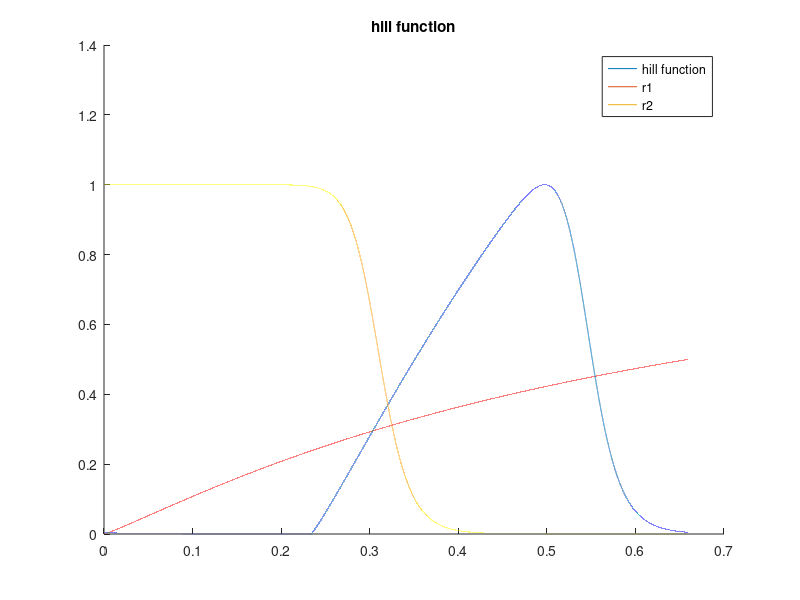

Write the MATLAB code that produced this figure. (Note: this script raises an error after producing the figure.)

% quadrature spacing 
debug = false; 
if debug 
    dt = 5e-5; 
else 
    dt = 5e-6; 
end 

MMHG_TO_CGS = 1333.22368;




historical_3 = true;
if historical_3
    
    HR = 91;
    
    cycle_duration = 60/HR
    
    SV = 71.70;
    LVESV = 56.9; 
    
    % use clinical value 
    Q_goal_ml_per_cycle = SV; 

    ventricular_volume_initial = LVESV;
    
    start_time_in_cycle = 0.1;
    
    % scales the waveform to these values 
    p_systolic_scaling = 113;
    p_diastolic_scaling = 76;
    
    basename_suffix = '_hist_3';
    
else    
    % basic case  
    cycle_duration = 0.8;
    Q_goal_L_per_min = 5.6; 
    ejection_fraction_goal = 0.70;
    
    Q_goal_ml_per_s = Q_goal_L_per_min * 1e3 / 60; 
    Q_goal_ml_per_cycle = Q_goal_ml_per_s * cycle_duration; 


    end_diastolic_volume = Q_goal_ml_per_cycle / ejection_fraction_goal
    ventricular_volume_initial = end_diastolic_volume - Q_goal_ml_per_cycle
    
    % permutes values to start at this time 
    % time arrays still start at zero  
    start_time_in_cycle = 0.15;
    
    basename_suffix = '';
end 
    
base_name = strcat('fourier_coeffs', basename_suffix);




% Poiseuille flow estimate on vessel 
L = 7; % cm 
radius = 1.25; % cm 
mu = 0.04; 
resistance_vessel = 1 / (8 * mu * L / (pi * radius^4))

% resistance mmHg 
resistance_lvot_mmHg = 0.0043; 
resistance_lvot = MMHG_TO_CGS * resistance_lvot_mmHg 

% estimate R ao via flow field differences at approximate peak 
% quite coarse but should not matter 
delta_p_av_mmHg = 7; 
q_av_est = 450; % ml/s
delta_p_av_dynescm2 = delta_p_av_mmHg * MMHG_TO_CGS; 

r_av = delta_p_av_dynescm2 / q_av_est


two_hill = true; 
if two_hill
    % hill function parameters 
    % brown AMBE 2023 
%     tau_1 = 0.0725 * 2 * cycle_duration 
%     tau_2 = 0.4503 * cycle_duration
% 
%     m1 = 2.7463
%     m2 = 21.5683

    if historical_3
        t_shift =  0.23385192232843832
        tau_1 =  0.6593406592937011
        tau_2 =  0.3113109205435497
        m1 =  1.1218639970157647
        m2 =  18.375052673173577
    else 
        t_shift =  0.4080694895094201
        tau_1 =  0.7999999995665112
        tau_2 =  0.37189471760890913
        m1 =  1.0916763390925226
        m2 =  18.491969573464523

    end 



%     g1 = @(t) (t > 0) .* (t./tau_1).^m1; 
%     g2 = @(t) (t > 0) .* (t./tau_2).^m2; 


    g1 = @(t) (t./tau_1).^m1; 
    g2 = @(t) (t./tau_2).^m2; 
    
    r1 = @(t) g1(t) ./ (1 + g1(t)); 
    r2 = @(t) 1 ./ (1 + g2(t)); 
    two_hill_product = @(t) (g1(t) ./ (1 + g1(t))) .* (1 ./ (1 + g2(t))); 

    % broken 
    % two_hill_product_maximum_opt = -fminbnd(@(t) -two_hill_product(t), 0, cycle_duration); 

    % hack opt 
    times_hill = 0:dt:cycle_duration; % linspace(0,cycle_duration,cycle_duration/dt); 
    two_hill_product_maximum = max(two_hill_product(times_hill)); 

    % times_hill = linspace(0,cycle_duration,cycle_duration/dt); 
    
    k_coeff_two_hill = 1 / two_hill_product_maximum; 

    t_shift_hill = t_shift;
    
    % no periodicity handled here 
    % two_hill_function = @(t) k_coeff_two_hill * two_hill_product(t - t_shift_hill); 

    two_hill_function = @(t) k_coeff_two_hill * two_hill_product(mod(t - t_shift_hill,cycle_duration)); 
    
    % two_hill_function = @(t) two_hill_product(t); 

    figure; 
%     plot(times_hill, two_hill_product(times_hill)); 
    hold on    
    plot(times_hill, two_hill_function(times_hill)); 
    
%     plot(times_hill, g1(times_hill))
%     plot(times_hill, max(g1(times_hill), zeros(size(times_hill))) )
%     plot(times_hill, g1(times_hill)/max(abs(g1(times_hill))))
%     plot(times_hill, g2(times_hill)/max(abs(g2(times_hill))))

    plot(times_hill, r1(times_hill))
    plot(times_hill, r2(times_hill))

    % plot(times_hill, two_hill_function_periodic(times_hill)); 
    
    legend('hill function', 'r1', 'r2')
    
    
    title('hill function')
    
end 




table = readtable('pressure_curve_data/Physiologic_Mechanisms_Aortic_Insufficiency_Yellin/PhysiologicMechanismsinAorticInsufficiency_lv_la_ao.csv'); 

times_pressures = table.x; 
pressures_lv_raw = table.pressure_lv; 
pressures_aorta_raw = table.pressure_aorta; 
pressures_la_raw = table.pressure_la; 

pressure_raw_plot = false; 
if pressure_raw_plot
    figure; 
    plot(times_pressures, pressures_lv_raw)
    hold on 
    plot(times_pressures, pressures_la_raw)
    plot(times_pressures, pressures_aorta_raw)
end 

% normalize to cardiac cycle 
% start at zero 
times_pressures_adjusted = times_pressures(:) - times_pressures(1); 

% normalize times to desired cardiac cycle duration, both endpoints are included here 
times_pressures_adjusted = times_pressures_adjusted * cycle_duration / times_pressures_adjusted(end); 


bump_radius = 0.01; % 0.025; 
n_fourier_coeffs = 600; 
plots = false; 
t_mesh_one_cycle = 0:dt:cycle_duration; 
t = 0:dt:cycle_duration; 
% t = 0:dt:(cycle_duration*2); 


[a_0_pressure_lv, a_n_pressure_lv, b_n_pressure_lv, Series_pressure_lv, ~, ~, Series_pressure_lv_derivative] = ... 
    series_and_smooth([times_pressures_adjusted, pressures_lv_raw], dt, bump_radius, n_fourier_coeffs, plots, start_time_in_cycle); 

vals_series_pressure_lv = Series_pressure_lv(t); 
vals_series_pressure_lv_derivative = Series_pressure_lv_derivative(t); 

check_derivatives = false; 
if check_derivatives
    
    fd_derivatives = (Series_pressure_lv(t + dt) - Series_pressure_lv(t - dt)) / (2*dt); 
    
    figure; 
    plot(t, vals_series_pressure_lv_derivative)    
    hold on 
    plot(t, fd_derivatives)
    
    legend('series', 'finite diff derivative')
    
end 

% no time shift here, two hill includes the time shift from optimizer
[a_0_activation_two_hill, a_n_activation_two_hill, b_n_activation_two_hill, Series_activation_two_hill] = ... 
    series_and_smooth([t', two_hill_function(t)'], dt, bump_radius, n_fourier_coeffs, plots); 

vals_series_activation_two_hill = Series_activation_two_hill(t);

figure; 
plot(t, vals_series_activation_two_hill)
hold on 
plot(t', two_hill_function(t)', 'k--')
legend('series', 'inputs')

title('two hill act from series in lv exp data process')

suffix = '_lv_activation_two_hill'
file_name = strcat(base_name, suffix, '.txt'); 
output_series_coeffs_to_txt(a_0_activation_two_hill, a_n_activation_two_hill, b_n_activation_two_hill, n_fourier_coeffs, cycle_duration, file_name); 



% activation pressure proportional to ventricular pressure 
p_lv_activation_threshold = 20; 
activation_data_unscaled = (pressures_lv_raw > p_lv_activation_threshold) .* pressures_lv_raw;
activation_data = activation_data_unscaled / max(activation_data_unscaled);

[a_0_activation, a_n_activation, b_n_activation, Series_activation] = ... 
    series_and_smooth([times_pressures_adjusted, activation_data], dt, bump_radius, n_fourier_coeffs, plots, start_time_in_cycle); 

vals_series_activation = Series_activation(t);


suffix = '_lv_activation'
file_name = strcat(base_name, suffix, '.txt'); 
output_series_coeffs_to_txt(a_0_activation, a_n_activation, b_n_activation, n_fourier_coeffs, cycle_duration, file_name); 

[a_0_pressure_aorta, a_n_pressure_aorta, b_n_pressure_aorta, Series_pressure_aorta, ~, ~, Series_pressure_aorta_derivative] = ...
    series_and_smooth([times_pressures_adjusted, pressures_aorta_raw], dt, bump_radius, n_fourier_coeffs, plots, start_time_in_cycle); 

vals_series_pressure_aorta = Series_pressure_aorta(t); 
vals_series_pressure_aorta_derivative = Series_pressure_aorta_derivative(t); 

if exist('p_systolic_scaling', 'var') && exist('p_diastolic_scaling', 'var') 
    
    p_sys_orig = max(vals_series_pressure_aorta)
    p_dia_orig = min(vals_series_pressure_aorta)
    
    pulse_pressure_orig = p_sys_orig - p_dia_orig
    
    pulse_pressure_goal = p_systolic_scaling - p_diastolic_scaling
    
    pressure_scaling_ao = pulse_pressure_goal / pulse_pressure_orig
    
    pressure_shift_mean = pressure_scaling_ao * p_dia_orig - p_diastolic_scaling;
    
    a_0_pressure_aorta_adjust = pressure_scaling_ao * a_0_pressure_aorta - pressure_shift_mean; 
    a_n_pressure_aorta_adjust = pressure_scaling_ao * a_n_pressure_aorta;
    b_n_pressure_aorta_adjust = pressure_scaling_ao * b_n_pressure_aorta;
        
    aorta_series_no_array = @(t) a_0_pressure_aorta_adjust + sum(a_n_pressure_aorta_adjust .* cos((2*pi/cycle_duration) * (1:n_fourier_coeffs) .* t)' + ...  
                                 b_n_pressure_aorta_adjust .* sin((2*pi/cycle_duration) * (1:n_fourier_coeffs) .* t)' );   

    Series_pressure_aorta_adjust = @(t) arrayfun(aorta_series_no_array, t); 
    
    vals_series_pressure_aorta_adjust = Series_pressure_aorta_adjust(t);

    p_sys_adjust = max(vals_series_pressure_aorta_adjust)
    p_dia_adjust = min(vals_series_pressure_aorta_adjust)
    
    pulse_pressure_adjust = p_sys_adjust - p_dia_adjust
    
    % scale by multiple of aortic systolic pressure 
    pressure_scaling_lv = p_sys_adjust / p_sys_orig
    
    a_0_pressure_lv_adjust = pressure_scaling_lv * a_0_pressure_lv; 
    a_n_pressure_lv_adjust = pressure_scaling_lv * a_n_pressure_lv;
    b_n_pressure_lv_adjust = pressure_scaling_lv * b_n_pressure_lv;
        
    lv_series_no_array = @(t) a_0_pressure_lv_adjust + sum(a_n_pressure_lv_adjust .* cos((2*pi/cycle_duration) * (1:n_fourier_coeffs) .* t)' + ...  
                                 b_n_pressure_lv_adjust .* sin((2*pi/cycle_duration) * (1:n_fourier_coeffs) .* t)' );   

    Series_pressure_lv_adjust = @(t) arrayfun(lv_series_no_array, t); 
    
    vals_series_pressure_lv_adjust = Series_pressure_lv_adjust(t);
    
    figure; 
    plot(t, vals_series_pressure_aorta)
    hold on 
    plot(t, vals_series_pressure_aorta_adjust)
    plot(t, vals_series_pressure_lv)
    plot(t, vals_series_pressure_lv_adjust)
        
    p_lv_max = max(vals_series_pressure_lv)
    p_lv_min = min(vals_series_pressure_lv)
    p_lv_max_adjust = max(vals_series_pressure_lv_adjust)
    p_lv_min_adjust = min(vals_series_pressure_lv_adjust)

    % just reset the arrays 
    a_0_pressure_aorta = a_0_pressure_aorta_adjust;
    a_n_pressure_aorta = a_n_pressure_aorta_adjust;
    b_n_pressure_aorta = b_n_pressure_aorta_adjust;
    Series_pressure_aorta = Series_pressure_aorta_adjust;
    
    a_0_pressure_lv = a_0_pressure_lv_adjust;
    a_n_pressure_lv = a_n_pressure_lv_adjust;
    b_n_pressure_lv = b_n_pressure_lv_adjust;
    Series_pressure_lv_adjust = Series_pressure_lv;
    
    
end 



table_q_mitral = readtable('pressure_curve_data/Physiologic_Mechanisms_Aortic_Insufficiency_Yellin/PhysiologicMechanismsinAorticInsufficiency_fig1_q_mitral.csv'); 
times_q_mitral = table_q_mitral.x; 
q_mitral_raw = table_q_mitral.q_mitral; 

times_q_mitral_adjusted = times_q_mitral - times_q_mitral(1);
times_q_mitral_adjusted = times_q_mitral_adjusted * cycle_duration / times_q_mitral_adjusted(end);

[a_0_q_mitral, a_n_q_mitral, b_n_q_mitral, Series_q_mitral, ~, ~, Series_q_mitral_derivative] = ...
    series_and_smooth([times_q_mitral_adjusted, q_mitral_raw], dt, bump_radius, n_fourier_coeffs, plots, start_time_in_cycle); 


vals_series_q_mitral = Series_q_mitral(t);
vals_series_q_mitral_derivative = Series_q_mitral_derivative(t);

table_q_aorta = readtable('pressure_curve_data/Physiologic_Mechanisms_Aortic_Insufficiency_Yellin/PhysiologicMechanismsinAorticInsufficiency_fig1_q_aorta.csv'); 
times_q_aorta = table_q_aorta.x; 
q_aorta_raw = table_q_aorta.q_aorta; 

times_q_aorta_adjusted = times_q_aorta - times_q_aorta(1);
times_q_aorta_adjusted = times_q_aorta_adjusted * cycle_duration / times_q_aorta_adjusted(end);

[a_0_q_aorta, a_n_q_aorta, b_n_q_aorta, Series_q_aorta, ~, ~, Series_q_aorta_derivative] = ...
    series_and_smooth([times_q_aorta_adjusted, q_aorta_raw], dt, bump_radius, n_fourier_coeffs, plots, start_time_in_cycle); 

vals_series_q_aorta = Series_q_aorta(t);
vals_series_q_aorta_derivative = Series_q_aorta_derivative(t);


% normalize flow rate integrals 
% to be equal and to desired target
q_mitral_cumulative = dt * trapz(vals_series_q_mitral)
q_aorta_cumulative = dt * trapz(vals_series_q_aorta)

scaling_q_mitral = Q_goal_ml_per_cycle / q_mitral_cumulative;
scaling_q_aorta = Q_goal_ml_per_cycle / q_aorta_cumulative;

Series_q_mitral_scaled = @(t) scaling_q_mitral * Series_q_mitral(t);
Series_q_mitral_derivative_scaled = @(t) scaling_q_mitral * Series_q_mitral_derivative(t);

Series_q_aorta_scaled = @(t) scaling_q_aorta * Series_q_aorta(t);
Series_q_aorta_derivative_scaled = @(t) scaling_q_aorta * Series_q_aorta_derivative(t);

% re-compute tables with scaled series 
vals_series_q_mitral_scaled = Series_q_mitral_scaled(t);
vals_series_q_mitral_derivative_scaled = Series_q_mitral_derivative_scaled(t);

vals_series_q_aorta_scaled = Series_q_aorta_scaled(t);
vals_series_q_aorta_derivative_scaled = Series_q_aorta_derivative_scaled(t);

q_mitral_cumulative_scaled = dt * trapz(vals_series_q_mitral_scaled)
q_aorta_cumulative_scaled = dt * trapz(vals_series_q_aorta_scaled)



suffix = '_Q_mi'
file_name = strcat(base_name, suffix, '.txt'); 
output_series_coeffs_to_txt(scaling_q_mitral * a_0_q_mitral, scaling_q_mitral * a_n_q_mitral, scaling_q_mitral * b_n_q_mitral, n_fourier_coeffs, cycle_duration, file_name); 



% cgs units for pressure
Series_pressure_lv_cgs = @(t) MMHG_TO_CGS * Series_pressure_lv(t);
Series_pressure_lv_derivative_cgs = @(t) MMHG_TO_CGS * Series_pressure_lv_derivative(t);
vals_series_pressure_lv_cgs = Series_pressure_lv_cgs(t); 
vals_series_pressure_lv_derivative_cgs = Series_pressure_lv_derivative_cgs(t); 

Series_pressure_aorta_cgs = @(t) MMHG_TO_CGS * Series_pressure_aorta(t);
Series_pressure_aorta_derivative_cgs = @(t) MMHG_TO_CGS * Series_pressure_aorta_derivative(t);
vals_series_pressure_aorta_cgs = Series_pressure_aorta_cgs(t); 
vals_series_pressure_aorta_derivative_cgs = Series_pressure_aorta_derivative_cgs(t); 


vals_ventricular_volume = zeros(size(vals_series_q_aorta)); 
vals_ventricular_volume_deriv = zeros(size(vals_series_q_aorta)); 
vals_ventricular_volume(1) = ventricular_volume_initial;

for j=2:length(vals_ventricular_volume)
    vals_ventricular_volume(j) = vals_ventricular_volume(j-1) + dt * (vals_series_q_mitral_scaled(j) - vals_series_q_aorta_scaled(j)); 
end 

for j=1:length(vals_ventricular_volume)
    vals_ventricular_volume_deriv(j) = vals_series_q_mitral_scaled(j) - vals_series_q_aorta_scaled(j); 
end 

series_plots = true; 

if series_plots
    figure; 
    subplot(4,1,1)
    plot(t, vals_series_pressure_lv)
    hold on 
    plot(t, vals_series_pressure_aorta)

    subplot(4,1,2)
    hold on 
    plot(t, vals_series_q_mitral_scaled)
    plot(t, vals_series_q_aorta_scaled)

    subplot(4,1,3)
    plot(t, vals_ventricular_volume)

    subplot(4,1,4);
    plot(t, vals_series_activation);

    %     figure; 
    %     plot(t, vals_series_pressure_lv_derivative)
    %     hold on 
    %     plot(t, vals_series_pressure_aorta_derivative)
    %     plot(t, vals_series_q_mitral_derivative_scaled)
    %     plot(t, vals_series_q_aorta_derivative_scaled)
    %     plot(t, vals_ventricular_volume_deriv)
    %     title('derivatives')
    %     legend('p lv derivative', 'p aorta derivative', 'q mi derivative', 'q_ao_derivative', 'lv derivative')
end 


run_matlab_zerod = false; 
if run_matlab_zerod
    % run the lpn 
    dt_lpn = 1e-4; 
    n_cycles = 1; 
    t_final = cycle_duration * n_cycles;
    P_ao_initial = 94*MMHG_TO_CGS;
    R_proximal = 83.6698220729; 
    C =  0.00167055364456;
    R_distal = 1287.64596307;

    v_initial = ventricular_volume_initial;


    KERCKHOFFS = true; 

    if KERCKHOFFS 
        Vrd = 26.1; % ml 
        Vrs = 18; % ml

        % parameters from KERCKHOFFS AMBE 2006 
        % lv 
        % note that min compliance is actually the larger value under confusing naming convention 
        C_min_ml_over_kPa = 11.0; 
        C_max_ml_over_kPa = 0.946; 

        % E_min_kPa = 1/C_min_ml_over_kPa; 
        % E_max_kPa = 1/C_max_ml_over_kPa; 

        ML_OVER_KPA_TO_ML_OVER_DYNEPERCM2 = 1e-4; 

        C_min_scaling = 5; 
        C_max_scaling = 5; 

        C_min_ml_over_dynespercm2 = C_min_scaling * C_min_ml_over_kPa * ML_OVER_KPA_TO_ML_OVER_DYNEPERCM2; 
        C_max_ml_over_dynespercm2 = C_max_scaling * C_max_ml_over_kPa * ML_OVER_KPA_TO_ML_OVER_DYNEPERCM2; 

        Emax = 1/C_max_ml_over_dynespercm2
        Emin = 1/C_min_ml_over_dynespercm2

        Emin_mmHg_over_ml = Emin / MMHG_TO_CGS 
        Emax_mmHg_over_ml = Emax / MMHG_TO_CGS

    else 
        error('not implemented');
    end 



    R_av_closed = 100000;
    steepness_av = 0.00001; 


    [times_lpn, P_lv, Q_ao, P_ao, V_lv, R_tanh] = solve_lv_ao_lpn(dt_lpn, t_final, v_initial, Vrd, Vrs, Emax, Emin, ...
                                         Series_q_mitral_scaled, Series_activation, ...
                                         P_ao_initial, R_proximal, C, R_distal, r_av, R_av_closed, steepness_av);
 


    figure;
    subplot(6,1,1)
    plot(t, vals_series_pressure_lv)
    hold on 
    plot(t, vals_series_pressure_aorta)
    plot(times_lpn, P_lv/MMHG_TO_CGS); 
    plot(times_lpn, P_ao/MMHG_TO_CGS);
    xlim([0 max(times_lpn)])

    legend('lv exp', 'ao exp', 'lv lpn', 'ao lpn');


    subplot(6,1,2)
    hold on 
    plot(t, vals_series_q_mitral_scaled)
    plot(t, vals_series_q_aorta_scaled)
    plot(times_lpn, Q_ao)
    xlim([0 max(times_lpn)])
    legend('q mi exp', 'q ao exp', 'q ao lpn')


    subplot(6,1,3)
    plot(times_hill, two_hill_function(times_hill)); 


    subplot(6,1,4)
    plot(t, vals_ventricular_volume)
    hold on 
    plot(times_lpn, V_lv)
    xlim([0 max(times_lpn)])
    legend('V integrated', 'V lpn')

    subplot(6,1,5);
    plot(t, vals_series_activation_two_hill);
    hold on 
    plot(t, vals_series_activation);
    xlim([0 max(times_lpn)])
    legend('two hill', 'act from p lv')
    title('act')

    subplot(6,1,6)
    plot(times_lpn, R_tanh)
    xlim([0 max(times_lpn)])
    title('r valve')
    
    figure; 
    hold on 
    plot(V_lv, P_lv/MMHG_TO_CGS)
    xlabel('V ml')
    ylabel('P LV mmHg')

end








output_to_sv0d = true; 
if output_to_sv0d
    % output 
    format long 

    f = fopen("array_values.json", "w");
    
    % 
    fprintf(f,'"Vc:ventricle": %.14f,\n', vals_ventricular_volume(1));
    fprintf(f,'\n');
    
    % times
    print_var_string(f,t,'Q',vals_series_q_mitral_scaled);
    print_var_string(f,t,'t',t);
    fprintf(f,'\n');
    
   
    % 
    fprintf(f, '        "y": {\n');
    print_var_string(f,t,'flow:ventricle:valve1', vals_series_q_aorta_scaled)
    print_var_string(f,t,'pressure:ventricle:valve1', vals_series_pressure_lv_cgs)
    print_var_string(f,t,'flow:vessel:OUTLET', vals_series_q_aorta_scaled)
    print_var_string(f,t,'pressure:vessel:OUTLET', vals_series_pressure_aorta_cgs)
    print_var_string(f,t,'Vc:ventricle', vals_ventricular_volume);

    fprintf(f, '    },\n');

%     fprintf(f, '    "dy": {\n');
%     print_var_string(f,t,'flow:ventricle:valve1', vals_series_q_aorta_derivative_scaled)
%     print_var_string(f,t,'pressure:ventricle:valve1', vals_series_pressure_lv_derivative_cgs)
%     print_var_string(f,t,'flow:vessel:OUTLET', vals_series_q_aorta_derivative_scaled)
%     print_var_string(f,t,'pressure:vessel:OUTLET', vals_series_pressure_aorta_derivative_cgs)
%     print_var_string(f,t,'Vc:ventricle', vals_ventricular_volume_deriv);
%     fprintf(f, '    },\n');

end 

function print_var_string(f,t,name,vals)

    fprintf(f, '        "%s": [\n', name);
    fprintf(f, '            ');
    for j = 1:length(t)
        fprintf(f, '%.14f', vals(j));
        if j < length(t)
            fprintf(f, ', ');
        end 
    end 
    fprintf(f, '\n');
    fprintf(f, '        ],\n');

end 
